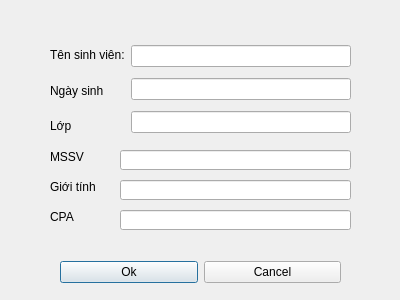
<?xml version="1.0" encoding="UTF-8"?>
<ui version="4.0">
 <class>StudentDialog</class>
 <widget class="QDialog" name="StudentDialog">
  <property name="geometry">
   <rect>
    <x>0</x>
    <y>0</y>
    <width>400</width>
    <height>300</height>
   </rect>
  </property>
  <property name="windowTitle">
   <string>Dialog</string>
  </property>
  <widget class="QWidget" name="layoutWidget">
   <property name="geometry">
    <rect>
     <x>50</x>
     <y>40</y>
     <width>301</width>
     <height>101</height>
    </rect>
   </property>
   <layout class="QHBoxLayout" name="horizontalLayout">
    <item>
     <layout class="QVBoxLayout" name="verticalLayout">
      <item>
       <widget class="QLabel" name="label">
        <property name="text">
         <string>Tên sinh viên:</string>
        </property>
       </widget>
      </item>
      <item>
       <widget class="QLabel" name="label_2">
        <property name="text">
         <string>Ngày sinh</string>
        </property>
       </widget>
      </item>
      <item>
       <widget class="QLabel" name="label_3">
        <property name="text">
         <string>Lớp</string>
        </property>
       </widget>
      </item>
     </layout>
    </item>
    <item>
     <layout class="QVBoxLayout" name="verticalLayout_2">
      <item>
       <widget class="QLineEdit" name="name"/>
      </item>
      <item>
       <widget class="QLineEdit" name="date"/>
      </item>
      <item>
       <widget class="QLineEdit" name="class_2"/>
      </item>
     </layout>
    </item>
   </layout>
  </widget>
  <widget class="QWidget" name="layoutWidget">
   <property name="geometry">
    <rect>
     <x>60</x>
     <y>260</y>
     <width>281</width>
     <height>25</height>
    </rect>
   </property>
   <layout class="QHBoxLayout" name="horizontalLayout_2">
    <item>
     <widget class="QPushButton" name="pushButton">
      <property name="text">
       <string>Ok</string>
      </property>
     </widget>
    </item>
    <item>
     <widget class="QPushButton" name="pushButton_2">
      <property name="text">
       <string>Cancel</string>
      </property>
     </widget>
    </item>
   </layout>
  </widget>
  <widget class="QLabel" name="label_5">
   <property name="geometry">
    <rect>
     <x>50</x>
     <y>150</y>
     <width>46</width>
     <height>14</height>
    </rect>
   </property>
   <property name="text">
    <string>MSSV</string>
   </property>
  </widget>
  <widget class="QLabel" name="label_6">
   <property name="geometry">
    <rect>
     <x>50</x>
     <y>210</y>
     <width>46</width>
     <height>14</height>
    </rect>
   </property>
   <property name="text">
    <string>CPA</string>
   </property>
  </widget>
  <widget class="QLabel" name="label_7">
   <property name="geometry">
    <rect>
     <x>50</x>
     <y>180</y>
     <width>46</width>
     <height>14</height>
    </rect>
   </property>
   <property name="text">
    <string>Giới tính</string>
   </property>
  </widget>
  <widget class="QLineEdit" name="mssv1">
   <property name="geometry">
    <rect>
     <x>120</x>
     <y>150</y>
     <width>231</width>
     <height>20</height>
    </rect>
   </property>
  </widget>
  <widget class="QLineEdit" name="gender1">
   <property name="geometry">
    <rect>
     <x>120</x>
     <y>180</y>
     <width>231</width>
     <height>20</height>
    </rect>
   </property>
  </widget>
  <widget class="QLineEdit" name="Cpa1">
   <property name="geometry">
    <rect>
     <x>120</x>
     <y>210</y>
     <width>231</width>
     <height>20</height>
    </rect>
   </property>
  </widget>
 </widget>
 <resources/>
 <connections/>
</ui>
